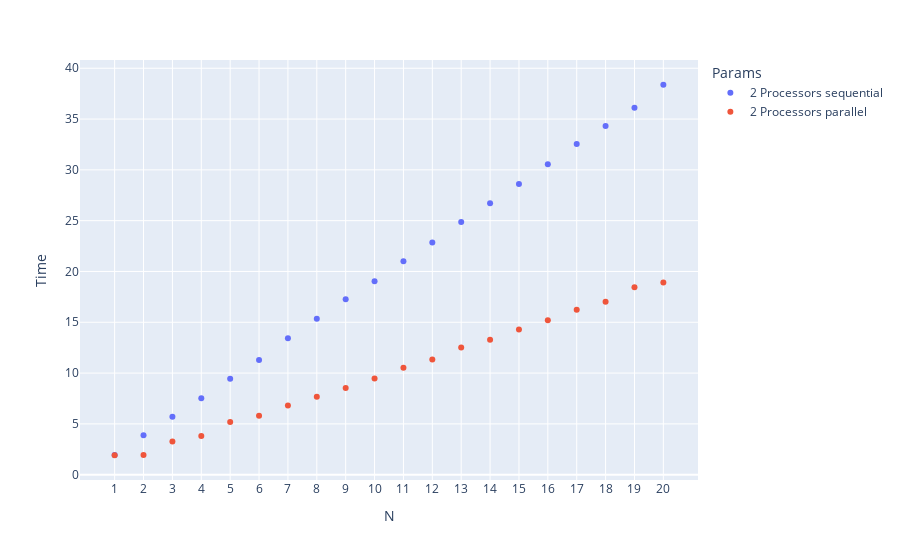

Source (notebook cell):
### Markdown cell above
## 2 Процессора

### Code cell
create_scatter(
    [
        ("samples-2-seq.txt", "2 Processors sequential"),
        ("samples-2-par.txt", "2 Processors parallel"),
    ]
).show()

### Figure 1 — Plotly figure (JSON) as saved in the notebook; plotly's stock layout.template omitted (floating-point values rounded to 4 significant figures)
{"data": [{"hovertemplate": "Params=2 Processors sequential<br>N=%{x}<br>Time=%{y}<extra></extra>", "legendgroup": "2 Processors sequential", "marker": {"color": "#636efa", "symbol": "circle"}, "mode": "markers", "name": "2 Processors sequential", "orientation": "v", "showlegend": true, "type": "scatter", "x": ["1", "2", "3", "4", "5", "6", "7", "8", "9", "10", "11", "12", "13", "14", "15", "16", "17", "18", "19", "20"], "xaxis": "x", "y": [1.93, 3.887, 5.702, 7.522, 9.444, 11.29, 13.44, 15.34, 17.28, 19.04, 21.0, 22.85, 24.87, 26.7, 28.61, 30.56, 32.55, 34.31, 36.12, 38.38], "yaxis": "y"}, {"hovertemplate": "Params=2 Processors parallel<br>N=%{x}<br>Time=%{y}<extra></extra>", "legendgroup": "2 Processors parallel", "marker": {"color": "#EF553B", "symbol": "circle"}, "mode": "markers", "name": "2 Processors parallel", "orientation": "v", "showlegend": true, "type": "scatter", "x": ["1", "2", "3", "4", "5", "6", "7", "8", "9", "10", "11", "12", "13", "14", "15", "16", "17", "18", "19", "20"], "xaxis": "x", "y": [1.913, 1.934, 3.265, 3.802, 5.192, 5.811, 6.798, 7.677, 8.521, 9.457, 10.53, 11.34, 12.51, 13.29, 14.3, 15.2, 16.23, 17.01, 18.46, 18.93], "yaxis": "y"}], "layout": {"coloraxis": {"showscale": false}, "legend": {"title": {"text": "Params"}, "tracegroupgap": 0}, "margin": {"t": 60}, "xaxis": {"anchor": "y", "domain": [0, 1], "title": {"text": "N"}}, "yaxis": {"anchor": "x", "domain": [0, 1], "title": {"text": "Time"}}}}
